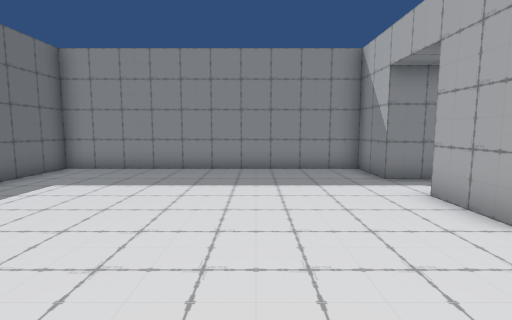
[1] (above)

17 first-person views from a walk through a Unity game level. The camera is 1.3 m above the floor, tilts 6° down and sees 85° across. The floor is counted in squares, 1 m on a side. Each view is taken from the middle of a square. On the plan, view 1 faces up. The plan holds only what a view shows up to about 13 squares ahead; the rest is blank. The player is left out.

[2]
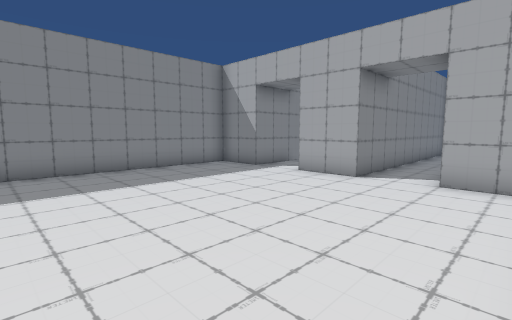

[3]
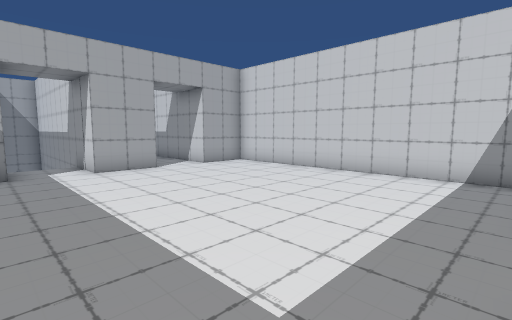

[4]
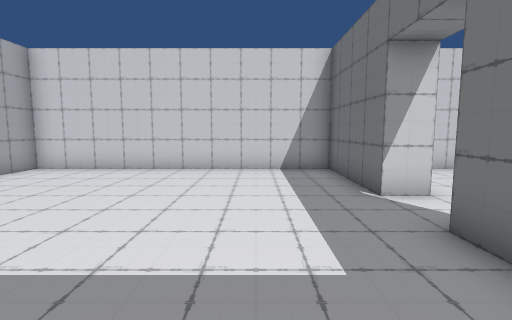

[5]
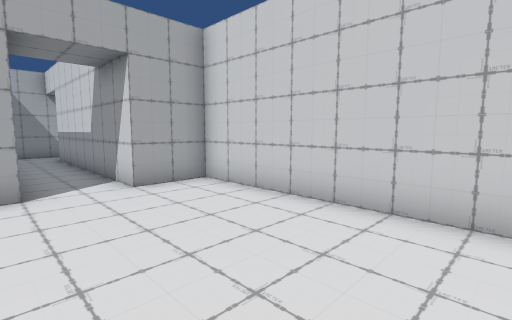

[6]
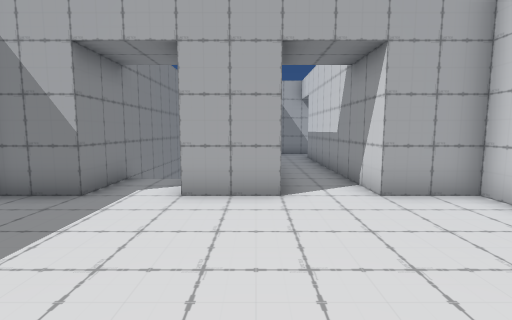

[7]
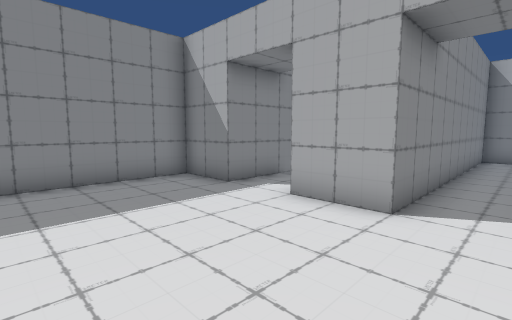

[8]
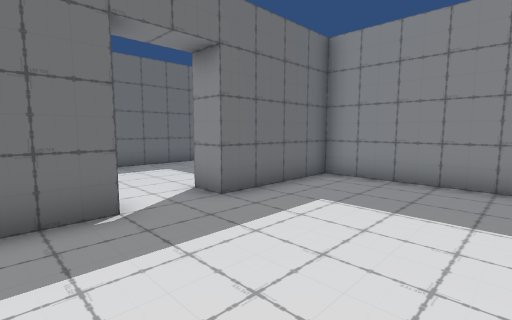

[9]
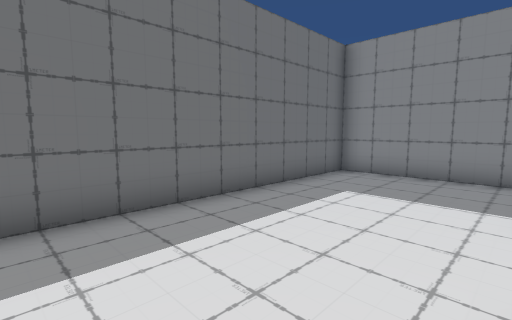

[10]
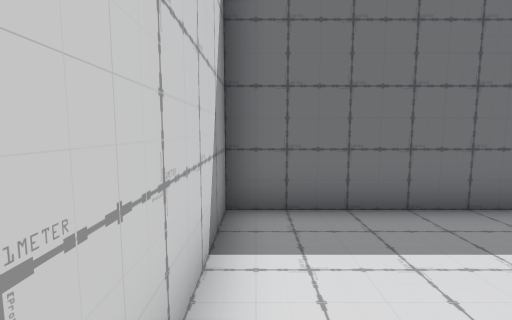

[11]
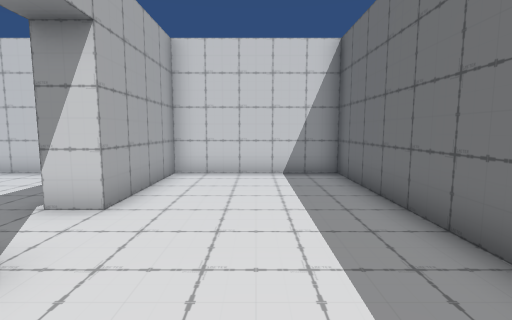

[12]
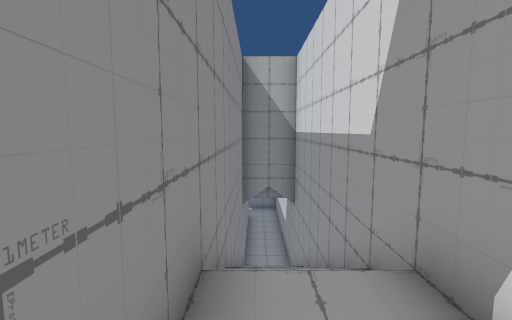

[13]
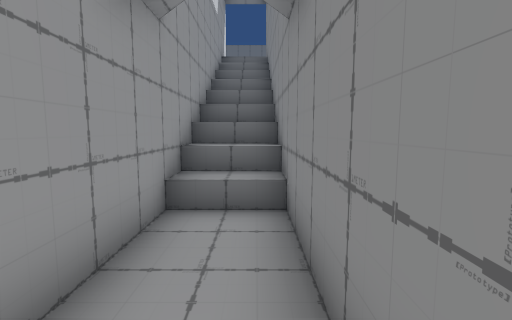

[14]
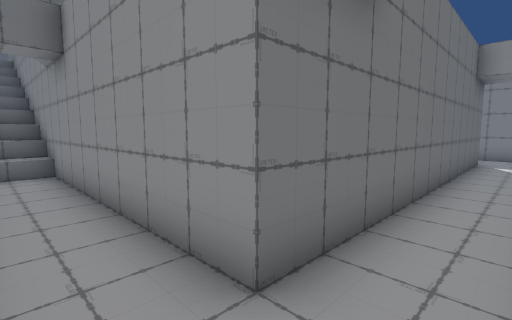

[15]
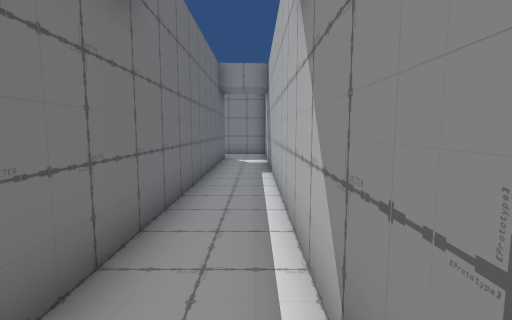

[16]
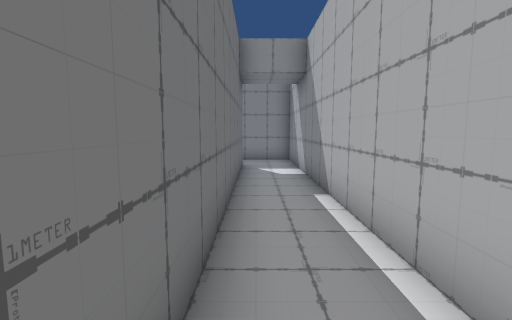

[17]
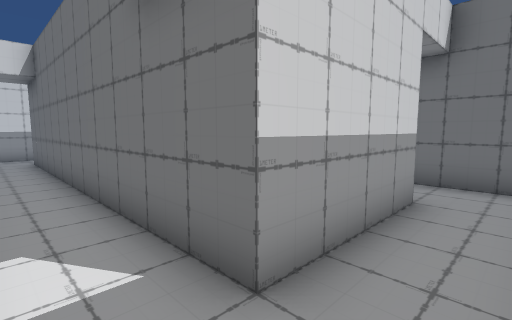

### Floor plan
Key: @ floor where view 1 was taken; # wall or solid block; . main floor; - floor 4.5 m lower than the main floor; / step, stairs or slope.
Columns run from 13 left of view 1 to 24 right of it. Each row starts with its distance up from view 1.
 22                                   ####
 21                             #--------#
 20                             #--------#
 19                             #--####--#
 18                                   #--#
 17                                   #--#
 16                                   #--#
 15                                   #--#
 14                                   #--#
 13                                   #--#
 12                                   #--#
 11                                   #--#
 10 ##################                #--#
  9 #.....#..........#                #--#
  8 #.....#..........##################--#
  7 #.....#............////////--------- #
  6 #.....#............////////----------
  5 #................#############    ##
  4 #................###########
  3 #.....#....................#
  2 #.....#....................#
  1 #.....#..........########
  0 #.....#......@...#
 -1 ##################

Where each view was taken, in squares from view 1:
view 1: 0 up, 0 right, facing up
view 2: 0 up, 4 left, facing up-right
view 3: 8 up, 6 left, facing down-right
view 4: 9 up, 4 left, facing down
view 5: 4 up, 3 left, facing down-right
view 6: 4 up, 2 left, facing right
view 7: 2 up, 1 left, facing up-right
view 8: 2 up, 2 left, facing up-left
view 9: 1 up, 8 left, facing up-left
view 10: 0 up, 8 left, facing left
view 11: 8 up, 10 left, facing down
view 12: 7 up, 3 right, facing right
view 13: 7 up, 18 right, facing left
view 14: 6 up, 23 right, facing up-left
view 15: 6 up, 23 right, facing up
view 16: 9 up, 22 right, facing up
view 17: 21 up, 23 right, facing down-left
